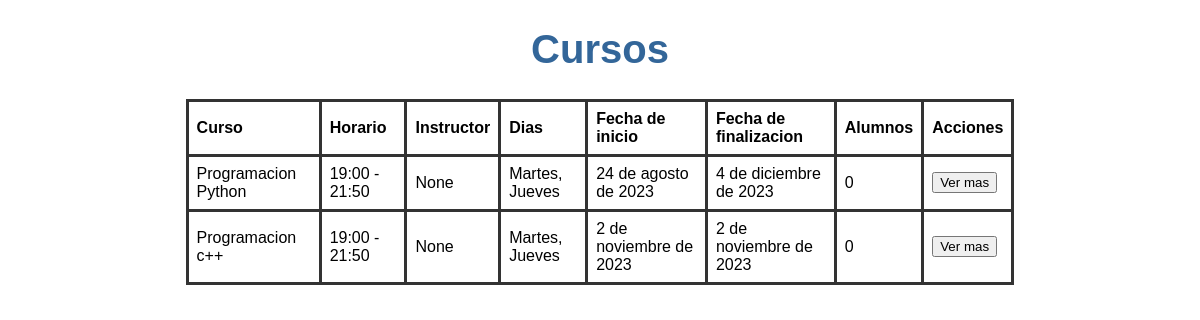
The app's page /cursos/, older data.
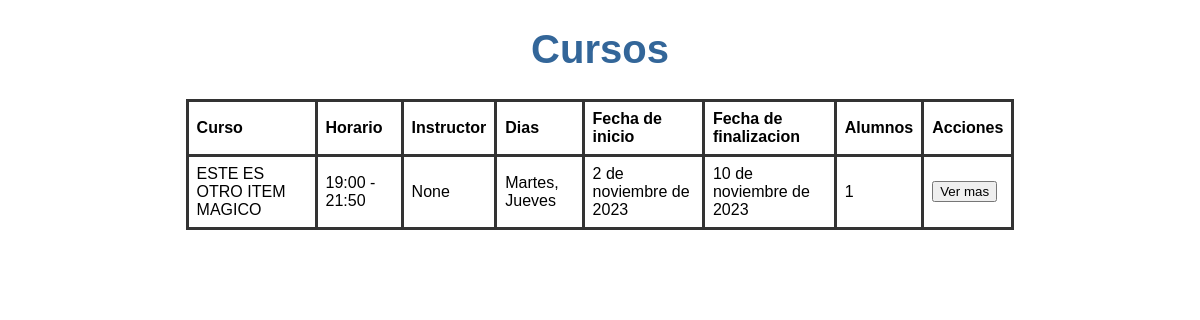
The same page, newer data.
### Cursos/models.py (models this page shows, shortened)
class Curso(models.Model):
    nombre = models.CharField(max_length=100)
    horario = models.CharField(max_length=100)
    diasDeLaSemana = models.CharField(max_length=100)
    fechaDeInicio = models.DateField()
    fechaDeFinalizacion = models.DateField()
    instructor = models.ForeignKey(
        "Instructor", on_delete=models.CASCADE, blank=True, null=True
    )
    alumnos = models.ManyToManyField(Alumno, through="AlumnoCursos")

### Cursos/views.py (the view)
# urls.py: path("", views.index),
def index(request):
    cursos = Curso.objects.all()
    context = {
        "cursos": cursos,
    }
    return render(request, "index.html", context)

### Cursos/templates/index.html (shortened to what this page needs)
<!DOCTYPE html>
<html>
  <head>
    {% load static %}
    <link
      rel="stylesheet"
      type="text/css"
      media="screen"
      href="{% static 'css/index.css' %}"
    />
  </head>
  <body>
    <div class="container">
      <h1>Cursos</h1>
      <table>
        <thead>
          <th>Curso</th>
          <th>Horario</th>
          <th>Instructor</th>
          <th>Dias</th>
          <th>Fecha de inicio</th>
          <th>Fecha de finalizacion</th>
          <th>Alumnos</th>
          <th>Acciones</th>
        </thead>
        <tbody>
          {% for curso in cursos %}
          <tr>
            <td>{{curso.nombre}}</td>
            <td>{{curso.horario}}</td>
            <td>{{curso.instructor}}</td>
            <td>{{curso.diasDeLaSemana}}</td>
            <td>{{curso.fechaDeInicio}}</td>
            <td>{{curso.fechaDeFinalizacion}}</td>
            <td>{{curso.alumnos.all|length}}</td>
            <td>
              <a href="/cursos/{{curso.id}}"><button>Ver mas</button></a>
            </td>
          </tr>
          {% endfor %}
        </tbody>
      </table>
    </div>
  </body>
</html>

### Cursos/static/css/index.css (style rules this page uses)
.container { text-align: center; }
h1 { color: #369; font-family: Arial, Helvetica, sans-serif; font-size: 250%; }
table { font-family: Arial, Helvetica, sans-serif; border-collapse: collapse; width: 70%; margin-left: auto; margin-right: auto; }
td, th { border: 3px solid #333; text-align: left; padding: 8px; }

Row changes from the older to the newer data that the page shows:
removed Curso: nombre "Programacion c++", horario "19:00 - 21:50", instructor "None", diasDeLaSemana "Martes, Jueves", fechaDeInicio "2 de noviembre de 2023", fechaDeFinalizacion "2 de noviembre de 2023", alumnos.all|length "0"
changed Curso "None": nombre "Programacion Python" → "ESTE ES OTRO ITEM MAGICO"; fechaDeInicio "24 de agosto de 2023" → "2 de noviembre de 2023"; fechaDeFinalizacion "4 de diciembre de 2023" → "10 de noviembre de 2023"; alumnos.all|length "0" → "1"
